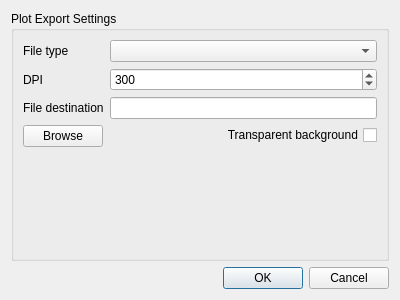
<?xml version="1.0" encoding="UTF-8"?>
<ui version="4.0">
 <class>PlotSaveDialog</class>
 <widget class="QDialog" name="PlotSaveDialog">
  <property name="geometry">
   <rect>
    <x>0</x>
    <y>0</y>
    <width>400</width>
    <height>300</height>
   </rect>
  </property>
  <property name="windowTitle">
   <string>Dialog</string>
  </property>
  <layout class="QVBoxLayout" name="verticalLayout">
   <item>
    <widget class="QGroupBox" name="groupBox">
     <property name="title">
      <string>Plot Export Settings</string>
     </property>
     <layout class="QFormLayout" name="formLayout">
      <item row="0" column="0">
       <widget class="QLabel" name="fileTypeLabel">
        <property name="text">
         <string>File type</string>
        </property>
       </widget>
      </item>
      <item row="0" column="1">
       <widget class="QComboBox" name="fileTypeComboBox"/>
      </item>
      <item row="3" column="0">
       <widget class="QLabel" name="dpiLabel">
        <property name="toolTip">
         <string>&lt;html&gt;&lt;head/&gt;&lt;body&gt;&lt;p&gt;DPI describes the resulting resolution of the output image.&lt;/p&gt;&lt;/body&gt;&lt;/html&gt;</string>
        </property>
        <property name="text">
         <string>DPI</string>
        </property>
       </widget>
      </item>
      <item row="3" column="1">
       <widget class="QSpinBox" name="dpiSpinBox">
        <property name="minimum">
         <number>150</number>
        </property>
        <property name="maximum">
         <number>1200</number>
        </property>
        <property name="singleStep">
         <number>10</number>
        </property>
        <property name="value">
         <number>300</number>
        </property>
       </widget>
      </item>
      <item row="5" column="0">
       <widget class="QLabel" name="fileLabel">
        <property name="text">
         <string>File destination</string>
        </property>
       </widget>
      </item>
      <item row="5" column="1">
       <widget class="QLineEdit" name="fileLineEdit"/>
      </item>
      <item row="6" column="0">
       <widget class="QPushButton" name="filePushButton">
        <property name="text">
         <string>Browse</string>
        </property>
       </widget>
      </item>
      <item row="6" column="1">
       <widget class="QCheckBox" name="transparentCheckBox">
        <property name="layoutDirection">
         <enum>Qt::RightToLeft</enum>
        </property>
        <property name="text">
         <string>Transparent background</string>
        </property>
       </widget>
      </item>
     </layout>
    </widget>
   </item>
   <item>
    <widget class="QDialogButtonBox" name="buttonBox">
     <property name="orientation">
      <enum>Qt::Horizontal</enum>
     </property>
     <property name="standardButtons">
      <set>QDialogButtonBox::Cancel|QDialogButtonBox::Ok</set>
     </property>
    </widget>
   </item>
  </layout>
 </widget>
 <resources/>
 <connections>
  <connection>
   <sender>buttonBox</sender>
   <signal>accepted()</signal>
   <receiver>PlotSaveDialog</receiver>
   <slot>accept()</slot>
   <hints>
    <hint type="sourcelabel">
     <x>248</x>
     <y>254</y>
    </hint>
    <hint type="destinationlabel">
     <x>157</x>
     <y>274</y>
    </hint>
   </hints>
  </connection>
  <connection>
   <sender>buttonBox</sender>
   <signal>rejected()</signal>
   <receiver>PlotSaveDialog</receiver>
   <slot>reject()</slot>
   <hints>
    <hint type="sourcelabel">
     <x>316</x>
     <y>260</y>
    </hint>
    <hint type="destinationlabel">
     <x>286</x>
     <y>274</y>
    </hint>
   </hints>
  </connection>
 </connections>
</ui>
